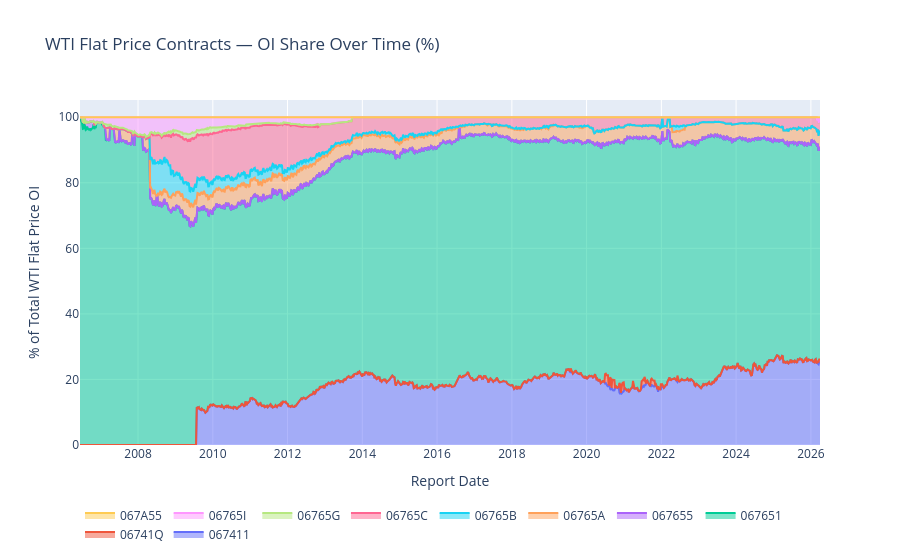

Source (notebook cell):
### Markdown cell above
## Open Interest Over Time — Stacked Area (Percentage)

### Code cell
# Pivot to get OI per code per date, then compute percentage share
pivot = wti.pivot_table(
    index="report_date_as_yyyy_mm_dd",
    columns="cftc_contract_market_code",
    values="open_interest_all",
    aggfunc="sum",
).fillna(0)

pct = pivot.div(pivot.sum(axis=1), axis=0) * 100

fig = go.Figure()
for col in pct.columns:
    label = code_labels.get(col, col)
    fig.add_trace(go.Scatter(
        x=pct.index, y=pct[col],
        name=col,
        hovertext=label,
        stackgroup="one",
        groupnorm="percent",
    ))
fig.update_layout(
    title="WTI Flat Price Contracts — OI Share Over Time (%)",
    xaxis_title="Report Date",
    yaxis_title="% of Total WTI Flat Price OI",
    legend=dict(orientation="h", yanchor="bottom", y=-0.3),
)
fig.show()

### Figure 1 — Plotly figure (JSON) as saved in the notebook; plotly's stock layout.template omitted (floating-point values rounded to 4 significant figures; data arrays with more than 128 entries replaced by an {"elided": "..."} marker saying what was removed)
{"data": [{"groupnorm": "percent", "hovertext": "CRUDE OIL, LIGHT SWEET - ICE EUROPE", "name": "067411", "stackgroup": "one", "type": "scatter", "x": {"elided": "1034 str values"}, "y": {"elided": "1034 float values"}}, {"groupnorm": "percent", "hovertext": "WTI CRUDE OIL 1ST LINE - ICE FUTURES ENERGY DIV", "name": "06741Q", "stackgroup": "one", "type": "scatter", "x": {"elided": "1034 str values"}, "y": {"elided": "1034 float values"}}, {"groupnorm": "percent", "hovertext": "CRUDE OIL, LIGHT SWEET - NEW YORK MERCANTILE EXCHANGE", "name": "067651", "stackgroup": "one", "type": "scatter", "x": {"elided": "1034 str values"}, "y": {"elided": "1034 float values"}}, {"groupnorm": "percent", "hovertext": "E-MINI CRUDE OIL, LIGHT SWEET - NEW YORK MERCANTILE EXCHANGE", "name": "067655", "stackgroup": "one", "type": "scatter", "x": {"elided": "1034 str values"}, "y": {"elided": "1034 float values"}}, {"groupnorm": "percent", "hovertext": "WTI CRUDE OIL CALENDAR SWAP - NEW YORK MERCANTILE EXCHANGE", "name": "06765A", "stackgroup": "one", "type": "scatter", "x": {"elided": "1034 str values"}, "y": {"elided": "1034 float values"}}, {"groupnorm": "percent", "hovertext": "EUR STYLE CRUDE OIL OPTIONS - NEW YORK MERCANTILE EXCHANGE", "name": "06765B", "stackgroup": "one", "type": "scatter", "x": {"elided": "1034 str values"}, "y": {"elided": "1034 float values"}}, {"groupnorm": "percent", "hovertext": "CRUDE OIL AVG PRICE OPTIONS - NEW YORK MERCANTILE EXCHANGE", "name": "06765C", "stackgroup": "one", "type": "scatter", "x": {"elided": "1034 str values"}, "y": {"elided": "1034 float values"}}, {"groupnorm": "percent", "hovertext": "DUBAI CRUDE OIL CALENDAR SWAP - NEW YORK MERCANTILE EXCHANGE", "name": "06765G", "stackgroup": "one", "type": "scatter", "x": {"elided": "1034 str values"}, "y": {"elided": "1034 float values"}}, {"groupnorm": "percent", "hovertext": "WTI CRUDE OIL FINANCIAL - NEW YORK MERCANTILE EXCHANGE", "name": "06765I", "stackgroup": "one", "type": "scatter", "x": {"elided": "1034 str values"}, "y": {"elided": "1034 float values"}}, {"groupnorm": "percent", "hovertext": "Micro WTI CRUDE OIL FINANCIAL - NEW YORK MERCANTILE EXCHANGE", "name": "067A55", "stackgroup": "one", "type": "scatter", "x": {"elided": "1034 str values"}, "y": {"elided": "1034 float values"}}], "layout": {"legend": {"orientation": "h", "y": -0.3, "yanchor": "bottom"}, "title": {"text": "WTI Flat Price Contracts — OI Share Over Time (%)"}, "xaxis": {"title": {"text": "Report Date"}}, "yaxis": {"title": {"text": "% of Total WTI Flat Price OI"}}}}
